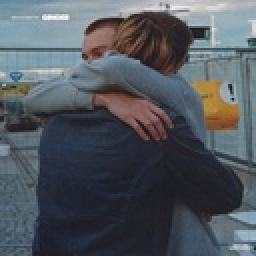
%> input picture BME6310/BROCKHAMPTON.jpg, 128 x 128 px, shrunk from 2000 x 2000 before the run, given in place of BROCKHAMPTON.jpeg, which was not available (shown 2 times larger)
$ octave svdexample.m   (GNU Octave 9; MATLAB toolbox functions it lacks are replaced by stand-ins)
%> lines starting %> are read from the running program, lines starting %| are printed output that depends on the picture; pictures that were not available may be replaced by others from this repository, and a replacement may not be noted
clear

%I = imread('pout.tif');  %pout.tif  cell.tif
% or mystery.jpeg --> rgb2gray
I = imread('BROCKHAMPTON.jpeg');
%> I is the input picture: size 128x128x3 uint8; mean R, G, B 81.5, 87.3, 94
I = rgb2gray(I);
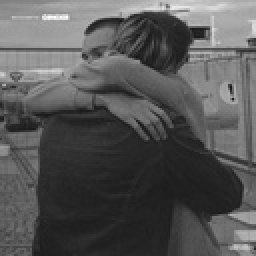
%> I: size 128x128 uint8 (shown 2 times larger); min 22, max 253, mean 86.3
subplot(1,3,1);
imshow(I);
I2 = double(I);
waitforbuttonpress;

[u,s,v] = svd(I2);
subplot(1,3,2);
hold on; axis([0 size(s,1) 0 1]);
total = 0;
sum_s = sum(diag(s));
%> sum_s = 30066.3
for i = 1:size(s,2) %1 or 2
    total = total+s(i,i);
    plot(i,(total/sum_s),'bo');
end
%> this loop made 128 passes
%> total on passes 1 to 12: 12160.6, 14092.6, 15938.5, 17034.2, 17918.9, 18685.7, 19352.8, 19954.3, 20471.5, 20959.8, 21361.9, 21754.7
%> after the loop, total = 30066.3
hold off;
waitforbuttonpress;


subplot(1,3,3); colormap(gray)
s_modes = zeros(size(s));
for i = 1:size(s);
    s_modes(i,i) = s(i,i);
    image_modes = u*s_modes*v';
    imagesc(image_modes);
    fig_title = strcat('mode # ',int2str(i));
    title(fig_title);
    waitforbuttonpress;
end
%> this loop made 128 passes
%> pass 1, `title(fig_title);`:
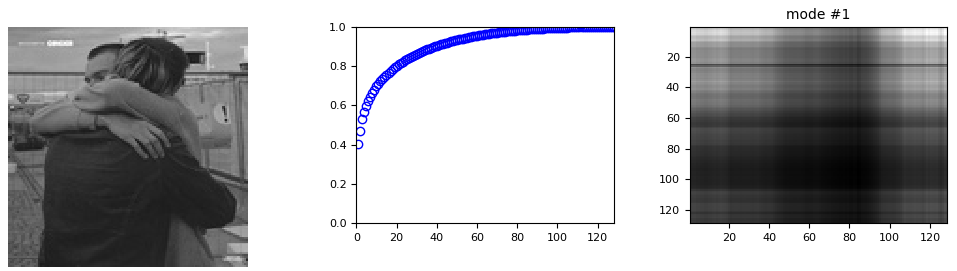
%> figure redrawn from the program's plot data, 3 panels
%> after the loop:
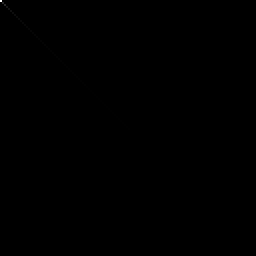
%> s_modes: size 128x128 double (shown 2 times larger); min 0, max 12160.6, mean 1.8; drawn with min black and max white
%> after the loop:
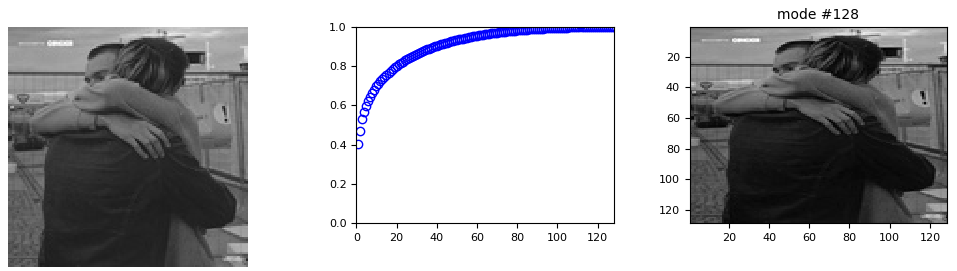
%> figure redrawn from the program's plot data, 3 panels
